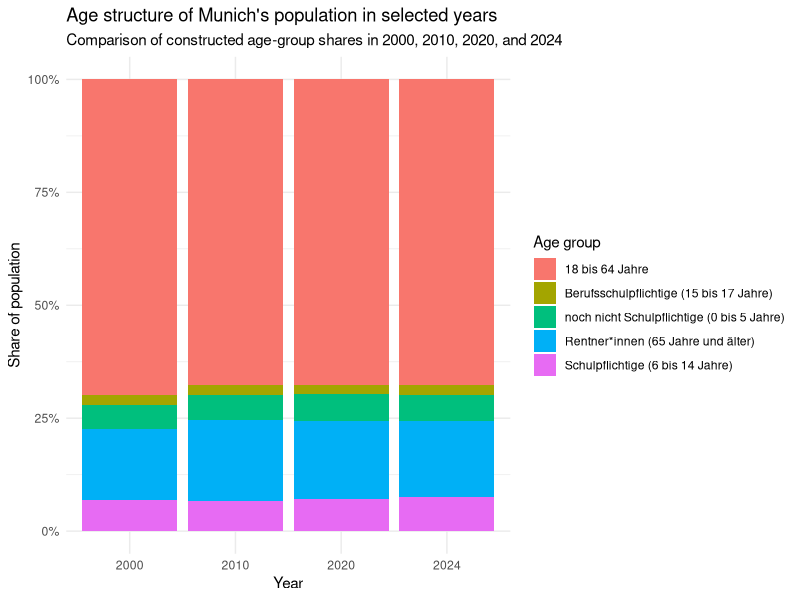
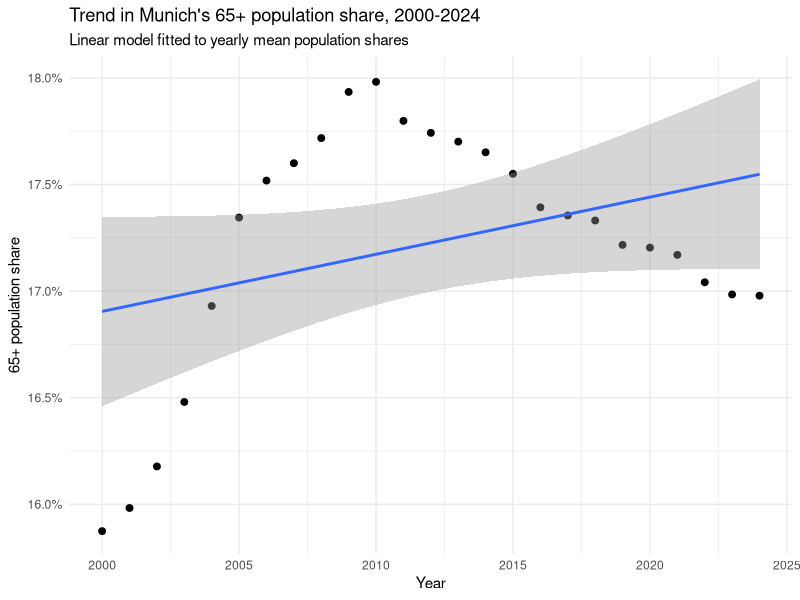

Write R code to recreate these figures, in order.
## ---- chunk 1
library(tidyverse)
library(knitr)
library(scales)

age_structure_share <- read_csv("data/processed/age_structure_share.csv")
age_change_table <- read_csv("data/processed/age_change_table.csv")
## ---- chunk 2
#| label: fig-report-age-structure-selected-years
#| fig-cap: "Age structure of Munich's population in selected years."

age_structure_share %>%
  filter(year %in% c(2000, 2010, 2020, 2024)) %>%
  ggplot(aes(x = factor(year), y = population_share, fill = age_group)) +
  geom_col() +
  scale_y_continuous(labels = percent) +
  labs(
    title = "Age structure of Munich's population in selected years",
    subtitle = "Comparison of constructed age-group shares in 2000, 2010, 2020, and 2024",
    x = "Year",
    y = "Share of population",
    fill = "Age group"
  ) +
  theme_minimal()
## ---- chunk 3
#| label: tbl-report-age-change

age_change_table %>%
  mutate(relative_change = relative_change / 100) %>%
  select(age_group, `2000`, `2024`, absolute_change, relative_change) %>%
  rename(
    `Age group` = age_group,
    `Population 2000` = `2000`,
    `Population 2024` = `2024`,
    `Absolute change` = absolute_change,
    `Relative change` = relative_change
  ) %>%
  kable(
    digits = 2,
    caption = "Change in yearly mean population by age group, 2000-2024."
  )
## ---- chunk 4
age_65_share <- age_structure_share %>%
  filter(
    year >= 2000,
    year <= 2024,
    str_detect(age_group, "Rentner")
  ) %>%
  transmute(
    year,
    population_share_percent = population_share * 100
  )

age_65_share_model <- lm(
  population_share_percent ~ year,
  data = age_65_share
)

age_65_slope <- coef(age_65_share_model)[["year"]]
age_65_start <- age_65_share %>% filter(year == 2000) %>% pull(population_share_percent)
age_65_end <- age_65_share %>% filter(year == 2024) %>% pull(population_share_percent)
## ---- chunk 5
#| label: fig-report-age-65-model
#| fig-cap: "Linear trend in Munich's 65+ population share, 2000-2024."

age_65_share %>%
  ggplot(aes(x = year, y = population_share_percent)) +
  geom_point(size = 2) +
  geom_smooth(method = "lm", se = TRUE, linewidth = 1) +
  scale_y_continuous(labels = label_number(suffix = "%")) +
  labs(
    title = "Trend in Munich's 65+ population share, 2000-2024",
    subtitle = "Linear model fitted to yearly mean population shares",
    x = "Year",
    y = "65+ population share"
  ) +
  theme_minimal()
